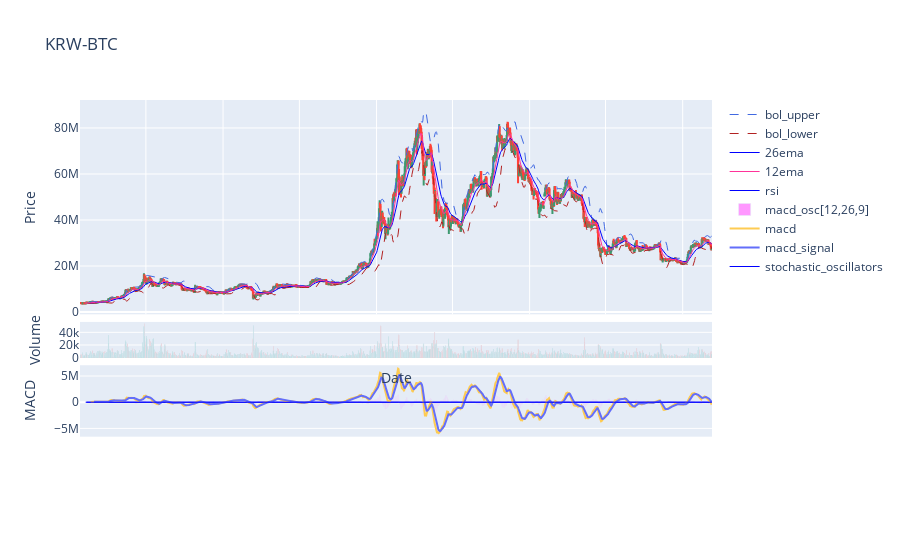

This figure's notebook cell:
### Markdown cell above
- plotly

### Code cell
# set plot
fig = make_subplots(rows=4, cols=1, shared_xaxes=True, 
               vertical_spacing=0.02, 
               row_width=[0.1,0.2,0.1,0.6])

# row 1, col 1
fig.add_trace(go.Candlestick(x=df.index,
                    open=df['open'], high=df['high'],
                    low=df['low'], close=df['close'],showlegend=False),row=1, col=1,)
fig.add_trace(go.Scatter(x=df.index,y=df['bol_upper'],name='bol_upper',line=dict(color='royalblue', width=1, dash='dash')), row=1,
                 col=1)
fig.add_trace(go.Scatter(x=df.index,y=df['bol_lower'],name='bol_lower',line=dict(color='firebrick', width=1, dash='dash')), row=1,
                 col=1)
fig.add_trace(go.Scatter(x=df.index,y=df['26ema'],name='26ema',line=dict(color='blue', width=1, )), row=1,
                 col=1)
fig.add_trace(go.Scatter(x=df.index,y=df['12ema'],name='12ema',line=dict(color='#ff3399', width=1, )), row=1,
                 col=1)

# row 2, col 1
green_volume_df = df[df['close'] > df['open']]
red_volume_df = df[df['close'] < df['open']]
fig.add_trace(go.Bar(x=red_volume_df.index, y=red_volume_df.volume, showlegend=False, marker_color='#ef5350'), row=2,
                 col=1)
fig.add_trace(go.Bar(x=green_volume_df.index, y=green_volume_df.volume, showlegend=False, marker_color='#26a69a'),
                 row=2, col=1)

# row 3, col 1
fig.add_trace(go.Scatter(x=df.index,y=df['rsi'],name='rsi',line=dict(color='blue', width=1, )), row=3,
                 col=1)
fig.add_trace(go.Bar(x=df.index,y=df['macd_oscillators'],name='macd_osc[12,26,9]'), row=3,
                 col=1)
fig.add_trace(go.Scatter(x=df.index,y=df['macd'],name='macd',), row=3,
                 col=1)
fig.add_trace(go.Scatter(x=df.index,y=df['macd_signal'],name='macd_signal',), row=3,
                 col=1)

# row 4, col 1
fig.add_trace(go.Scatter(x=df.index,y=df['stochastic_oscillators'],name='stochastic_oscillators',line=dict(color='blue', width=1, )), row=3,
                 col=1)


# label and plot
fig.update(layout_xaxis_rangeslider_visible=False)
fig.update_layout(title=f'KRW-BTC', yaxis_title=f'Price')
fig.update_yaxes(title_text=f'Volume', row=2, col=1)
fig.update_yaxes(title_text=f'MACD', row=3, col=1)
fig.update_yaxes(title_text=f'stochastic_oscillators', row=4, col=1)
fig.update_xaxes(title_text='Date', row=2)
fig.show()

### Figure 1 — Plotly figure (JSON) as saved in the notebook; plotly's stock layout.template omitted (floating-point values rounded to 4 significant figures; data arrays with more than 128 entries replaced by an {"elided": "..."} marker saying what was removed)
{"data": [{"close": {"elided": "1500 int values"}, "high": {"elided": "1500 int values"}, "low": {"elided": "1500 int values"}, "open": {"elided": "1500 int values"}, "showlegend": false, "type": "candlestick", "x": {"elided": "1500 str values"}, "xaxis": "x", "yaxis": "y"}, {"line": {"color": "royalblue", "dash": "dash", "width": 1}, "name": "bol_upper", "type": "scatter", "x": {"elided": "1500 str values"}, "xaxis": "x", "y": {"elided": "1500 float values"}, "yaxis": "y"}, {"line": {"color": "firebrick", "dash": "dash", "width": 1}, "name": "bol_lower", "type": "scatter", "x": {"elided": "1500 str values"}, "xaxis": "x", "y": {"elided": "1500 float values"}, "yaxis": "y"}, {"line": {"color": "blue", "width": 1}, "name": "26ema", "type": "scatter", "x": {"elided": "1500 str values"}, "xaxis": "x", "y": {"elided": "1500 float values"}, "yaxis": "y"}, {"line": {"color": "#ff3399", "width": 1}, "name": "12ema", "type": "scatter", "x": {"elided": "1500 str values"}, "xaxis": "x", "y": {"elided": "1500 float values"}, "yaxis": "y"}, {"marker": {"color": "#ef5350"}, "showlegend": false, "type": "bar", "x": {"elided": "717 str values"}, "xaxis": "x2", "y": {"elided": "717 float values"}, "yaxis": "y2"}, {"marker": {"color": "#26a69a"}, "showlegend": false, "type": "bar", "x": {"elided": "781 str values"}, "xaxis": "x2", "y": {"elided": "781 float values"}, "yaxis": "y2"}, {"line": {"color": "blue", "width": 1}, "name": "rsi", "type": "scatter", "x": {"elided": "1500 str values"}, "xaxis": "x3", "y": {"elided": "1500 float values"}, "yaxis": "y3"}, {"name": "macd_osc[12,26,9]", "type": "bar", "x": {"elided": "1500 str values"}, "xaxis": "x3", "y": {"elided": "1500 float values"}, "yaxis": "y3"}, {"name": "macd", "type": "scatter", "x": {"elided": "1500 str values"}, "xaxis": "x3", "y": {"elided": "1500 float values"}, "yaxis": "y3"}, {"name": "macd_signal", "type": "scatter", "x": {"elided": "1500 str values"}, "xaxis": "x3", "y": {"elided": "1500 float values"}, "yaxis": "y3"}, {"line": {"color": "blue", "width": 1}, "name": "stochastic_oscillators", "type": "scatter", "x": {"elided": "1500 str values"}, "xaxis": "x3", "y": {"elided": "1500 float values"}, "yaxis": "y3"}], "layout": {"title": {"text": "KRW-BTC"}, "xaxis": {"anchor": "y", "domain": [0, 1], "matches": "x4", "rangeslider": {"visible": false}, "showticklabels": false}, "xaxis2": {"anchor": "y2", "domain": [0, 1], "matches": "x4", "showticklabels": false, "title": {"text": "Date"}}, "xaxis3": {"anchor": "y3", "domain": [0, 1], "matches": "x4", "showticklabels": false}, "xaxis4": {"anchor": "y4", "domain": [0, 1]}, "yaxis": {"anchor": "x", "domain": [0.436, 1], "title": {"text": "Price"}}, "yaxis2": {"anchor": "x2", "domain": [0.322, 0.416], "title": {"text": "Volume"}}, "yaxis3": {"anchor": "x3", "domain": [0.114, 0.302], "title": {"text": "MACD"}}, "yaxis4": {"anchor": "x4", "domain": [0, 0.094], "title": {"text": "stochastic_oscillators"}}}}
